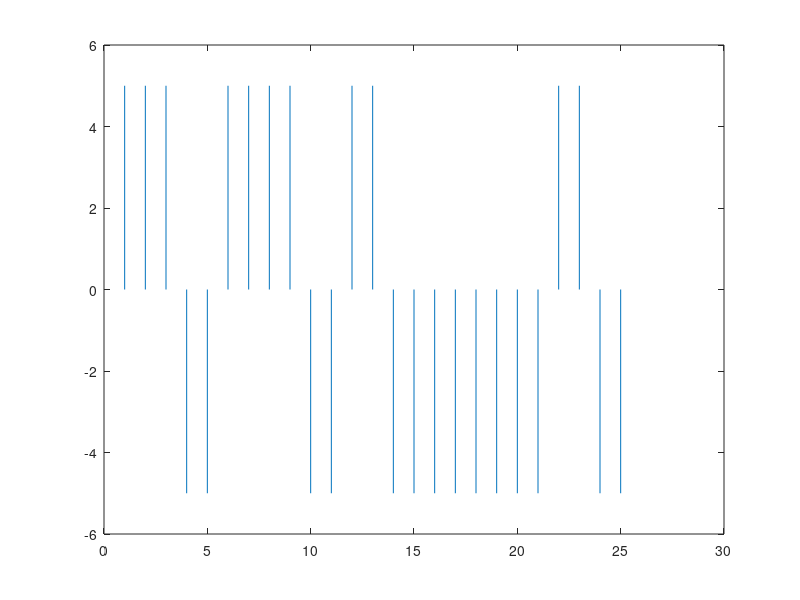

This chart was generated by the following MATLAB code:
clc;
clear;

data = [1 1 0 1 1 0 1 0 0 0 0 1 0];
k=1;
t=0;
bitrate=2;
voltagelevel = 5;
samplesize = 100000;
for j=1:length(data)
      for i=0:(1/samplesize):bitrate/2
       time(k) = i+t;
        if data(j)==1
            result(k)=voltagelevel;
         else result(k)=-voltagelevel;
      
         end;
        k = k+1;
  
        end;
         
        
      for p=i:1/samplesize:bitrate
        time(k)=t+p;
        result(k)=0;
        k=k+1;
    end;
     t= time(k-1);
end;
   
 plot(time,result);